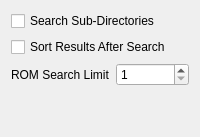
             <widget class="QWidget" name="tab_2">
              <attribute name="title">
               <string>ROM Browser</string>
              </attribute>
              <layout class="QVBoxLayout" name="verticalLayout_5">
               <item>
                <widget class="QCheckBox" name="searchSubDirectoriesCheckbox">
                 <property name="text">
                  <string>Search Sub-Directories</string>
                 </property>
                </widget>
               </item>
               <item>
                <widget class="QCheckBox" name="sortRomBrowserResultsCheckBox">
                 <property name="text">
                  <string>Sort Results After Search</string>
                 </property>
                </widget>
               </item>
               <item>
                <layout class="QHBoxLayout" name="horizontalLayout_3">
                 <item>
                  <widget class="QLabel" name="label_2">
                   <property name="text">
                    <string>ROM Search Limit</string>
                   </property>
                  </widget>
                 </item>
                 <item>
                  <widget class="QSpinBox" name="romSearchLimitSpinBox">
                   <property name="minimum">
                    <number>1</number>
                   </property>
                   <property name="maximum">
                    <number>9999</number>
                   </property>
                  </widget>
                 </item>
                </layout>
               </item>
               <item>
                <spacer name="verticalSpacer_5">
                 <property name="orientation">
                  <enum>Qt::Orientation::Vertical</enum>
                 </property>
                 <property name="sizeHint" stdset="0">
                  <size>
                   <width>20</width>
                   <height>40</height>
                  </size>
                 </property>
                </spacer>
               </item>
              </layout>
             </widget>
